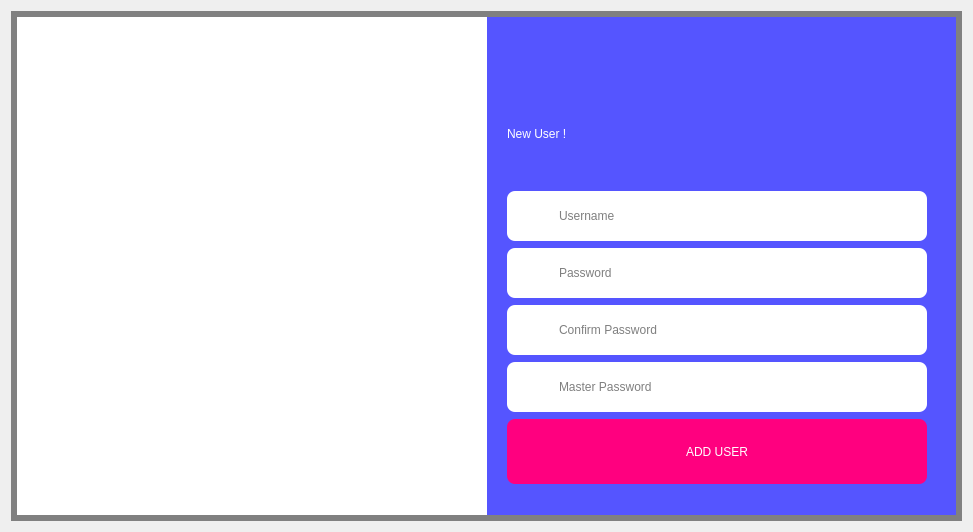
<?xml version="1.0" encoding="UTF-8"?>
<ui version="4.0">
 <class>Dialog</class>
 <widget class="QDialog" name="Dialog">
  <property name="geometry">
   <rect>
    <x>0</x>
    <y>0</y>
    <width>973</width>
    <height>532</height>
   </rect>
  </property>
  <property name="windowTitle">
   <string>Dialog</string>
  </property>
  <layout class="QHBoxLayout" name="horizontalLayout">
   <item>
    <widget class="QFrame" name="frame">
     <property name="minimumSize">
      <size>
       <width>400</width>
       <height>400</height>
      </size>
     </property>
     <property name="maximumSize">
      <size>
       <width>1677215</width>
       <height>1667215</height>
      </size>
     </property>
     <property name="styleSheet">
      <string notr="true">QFrame{background-color: rgb(85, 85, 255);
border:6px solid grey;}</string>
     </property>
     <property name="frameShape">
      <enum>QFrame::NoFrame</enum>
     </property>
     <property name="frameShadow">
      <enum>QFrame::Raised</enum>
     </property>
     <layout class="QGridLayout" name="gridLayout_2">
      <property name="leftMargin">
       <number>0</number>
      </property>
      <property name="topMargin">
       <number>0</number>
      </property>
      <property name="rightMargin">
       <number>0</number>
      </property>
      <property name="bottomMargin">
       <number>0</number>
      </property>
      <property name="horizontalSpacing">
       <number>0</number>
      </property>
      <item row="0" column="0">
       <widget class="QFrame" name="frame_2">
        <property name="styleSheet">
         <string notr="true">background-color: rgb(255, 255, 255);
border:none;</string>
        </property>
        <property name="frameShape">
         <enum>QFrame::StyledPanel</enum>
        </property>
        <property name="frameShadow">
         <enum>QFrame::Raised</enum>
        </property>
        <layout class="QGridLayout" name="gridLayout_3">
         <property name="rightMargin">
          <number>0</number>
         </property>
         <item row="0" column="0">
          <widget class="QLabel" name="label">
           <property name="focusPolicy">
            <enum>Qt::NoFocus</enum>
           </property>
           <property name="styleSheet">
            <string notr="true">QFrame{
border:none;
padding:10px;
}</string>
           </property>
           <property name="text">
            <string/>
           </property>
           <property name="pixmap">
            <pixmap>Team meeting_Monochromatic.png</pixmap>
           </property>
           <property name="scaledContents">
            <bool>true</bool>
           </property>
          </widget>
         </item>
        </layout>
       </widget>
      </item>
      <item row="0" column="1">
       <widget class="QFrame" name="frame_8">
        <property name="styleSheet">
         <string notr="true">QFrame{background-color: none;
padding:20px;
padding-bottom:20px;
border:none;}</string>
        </property>
        <property name="frameShape">
         <enum>QFrame::NoFrame</enum>
        </property>
        <property name="frameShadow">
         <enum>QFrame::Raised</enum>
        </property>
        <layout class="QGridLayout" name="gridLayout_4" rowminimumheight="0,0,0,0,0,1,1,1,1,1">
         <property name="leftMargin">
          <number>0</number>
         </property>
         <property name="horizontalSpacing">
          <number>0</number>
         </property>
         <item row="7" column="0">
          <widget class="QPushButton" name="pushButton_5">
           <property name="minimumSize">
            <size>
             <width>50</width>
             <height>50</height>
            </size>
           </property>
           <property name="focusPolicy">
            <enum>Qt::NoFocus</enum>
           </property>
           <property name="styleSheet">
            <string notr="true">border:none;
border-radius:8px;
border-top-right-radius:0px;
border-bottom-right-radius:0px;
background-color: rgb(255, 255, 255);
</string>
           </property>
           <property name="text">
            <string/>
           </property>
          </widget>
         </item>
         <item row="6" column="1" colspan="3">
          <widget class="QLineEdit" name="lineEdit_5">
           <property name="minimumSize">
            <size>
             <width>0</width>
             <height>50</height>
            </size>
           </property>
           <property name="autoFillBackground">
            <bool>false</bool>
           </property>
           <property name="styleSheet">
            <string notr="true">font: 12pt &quot;Arial Unicode MS&quot;;
border-radius:8px;
border-top-left-radius:0px;
border-bottom-left-radius:0px;
background-color: rgb(255, 255, 255);

</string>
           </property>
           <property name="echoMode">
            <enum>QLineEdit::Password</enum>
           </property>
           <property name="alignment">
            <set>Qt::AlignLeading|Qt::AlignLeft|Qt::AlignVCenter</set>
           </property>
           <property name="placeholderText">
            <string>Password</string>
           </property>
           <property name="clearButtonEnabled">
            <bool>true</bool>
           </property>
          </widget>
         </item>
         <item row="6" column="0">
          <widget class="QPushButton" name="pushButton_6">
           <property name="minimumSize">
            <size>
             <width>50</width>
             <height>50</height>
            </size>
           </property>
           <property name="focusPolicy">
            <enum>Qt::NoFocus</enum>
           </property>
           <property name="styleSheet">
            <string notr="true">border:none;
margin-bottom:0px;
border-radius:8px;
border-top-right-radius:0px;
border-bottom-right-radius:0px;
background-color: rgb(255, 255, 255);
</string>
           </property>
           <property name="text">
            <string/>
           </property>
          </widget>
         </item>
         <item row="5" column="0">
          <widget class="QPushButton" name="pushButton_4">
           <property name="minimumSize">
            <size>
             <width>50</width>
             <height>50</height>
            </size>
           </property>
           <property name="focusPolicy">
            <enum>Qt::NoFocus</enum>
           </property>
           <property name="styleSheet">
            <string notr="true">border:none;
border-radius:8px;
border-top-right-radius:0px;
border-bottom-right-radius:0px;
background-color: rgb(255, 255, 255);
</string>
           </property>
           <property name="text">
            <string/>
           </property>
          </widget>
         </item>
         <item row="0" column="2">
          <widget class="QPushButton" name="pushButton_9">
           <property name="minimumSize">
            <size>
             <width>35</width>
             <height>30</height>
            </size>
           </property>
           <property name="maximumSize">
            <size>
             <width>30</width>
             <height>16777215</height>
            </size>
           </property>
           <property name="styleSheet">
            <string notr="true">

QPushButton:hover{

	color: rgb(255, 255, 255);
}
QPushButton{

font: 87 14pt &quot;Arial Black&quot;;

color: rgb(255, 255, 255);
border-radius:0px;
background:none;
margin-right:5px;


}</string>
           </property>
           <property name="text">
            <string/>
           </property>
           <property name="icon">
            <iconset>
             <normaloff>../contra_new/Icons/minimizeicon.png</normaloff>../contra_new/Icons/minimizeicon.png</iconset>
           </property>
           <property name="iconSize">
            <size>
             <width>42</width>
             <height>42</height>
            </size>
           </property>
          </widget>
         </item>
         <item row="5" column="1" colspan="3">
          <widget class="QLineEdit" name="lineEdit">
           <property name="minimumSize">
            <size>
             <width>0</width>
             <height>50</height>
            </size>
           </property>
           <property name="autoFillBackground">
            <bool>false</bool>
           </property>
           <property name="styleSheet">
            <string notr="true">font: 12pt &quot;Arial Unicode MS&quot;;
border:none;
border-radius:8px;
border-top-left-radius:0px;
border-bottom-left-radius:0px;
background-color: rgb(255, 255, 255);

</string>
           </property>
           <property name="alignment">
            <set>Qt::AlignLeading|Qt::AlignLeft|Qt::AlignVCenter</set>
           </property>
           <property name="placeholderText">
            <string>Username</string>
           </property>
           <property name="clearButtonEnabled">
            <bool>true</bool>
           </property>
          </widget>
         </item>
         <item row="3" column="0" colspan="4">
          <widget class="QLabel" name="label_2">
           <property name="minimumSize">
            <size>
             <width>0</width>
             <height>100</height>
            </size>
           </property>
           <property name="maximumSize">
            <size>
             <width>16777215</width>
             <height>100</height>
            </size>
           </property>
           <property name="styleSheet">
            <string notr="true">font: 87 24pt &quot;Arial Black&quot;;
color: rgb(255, 255, 255);
padding:0;
border:none;
background:none;
</string>
           </property>
           <property name="text">
            <string>New User !</string>
           </property>
          </widget>
         </item>
         <item row="8" column="0">
          <widget class="QPushButton" name="pushButton_7">
           <property name="minimumSize">
            <size>
             <width>50</width>
             <height>50</height>
            </size>
           </property>
           <property name="maximumSize">
            <size>
             <width>50</width>
             <height>16777215</height>
            </size>
           </property>
           <property name="focusPolicy">
            <enum>Qt::NoFocus</enum>
           </property>
           <property name="styleSheet">
            <string notr="true">border:none;
border-radius:8px;
border-top-right-radius:0px;
border-bottom-right-radius:0px;
background-color: rgb(255, 255, 255);
</string>
           </property>
           <property name="text">
            <string/>
           </property>
          </widget>
         </item>
         <item row="7" column="1" colspan="3">
          <widget class="QLineEdit" name="lineEdit_2">
           <property name="minimumSize">
            <size>
             <width>0</width>
             <height>50</height>
            </size>
           </property>
           <property name="autoFillBackground">
            <bool>false</bool>
           </property>
           <property name="styleSheet">
            <string notr="true">font: 12pt &quot;Arial Unicode MS&quot;;
border-radius:8px;
border-top-left-radius:0px;
border-bottom-left-radius:0px;
background-color: rgb(255, 255, 255);

</string>
           </property>
           <property name="echoMode">
            <enum>QLineEdit::Password</enum>
           </property>
           <property name="alignment">
            <set>Qt::AlignLeading|Qt::AlignLeft|Qt::AlignVCenter</set>
           </property>
           <property name="placeholderText">
            <string>Confirm Password</string>
           </property>
           <property name="clearButtonEnabled">
            <bool>true</bool>
           </property>
          </widget>
         </item>
         <item row="0" column="3">
          <widget class="QPushButton" name="pushButton_8">
           <property name="minimumSize">
            <size>
             <width>30</width>
             <height>30</height>
            </size>
           </property>
           <property name="maximumSize">
            <size>
             <width>30</width>
             <height>16777215</height>
            </size>
           </property>
           <property name="styleSheet">
            <string notr="true">

QPushButton:hover{

	color: rgb(255, 255, 255);
}
QPushButton{

font: 87 14pt &quot;Arial Black&quot;;

color: rgb(255, 255, 255);
border-radius:0px;
background:none;


}</string>
           </property>
           <property name="text">
            <string/>
           </property>
           <property name="icon">
            <iconset>
             <normaloff>../contra_new/Icons/closeicon.png</normaloff>../contra_new/Icons/closeicon.png</iconset>
           </property>
           <property name="iconSize">
            <size>
             <width>36</width>
             <height>36</height>
            </size>
           </property>
          </widget>
         </item>
         <item row="8" column="1" colspan="3">
          <widget class="QLineEdit" name="lineEdit_3">
           <property name="minimumSize">
            <size>
             <width>0</width>
             <height>50</height>
            </size>
           </property>
           <property name="autoFillBackground">
            <bool>false</bool>
           </property>
           <property name="styleSheet">
            <string notr="true">font: 12pt &quot;Arial Unicode MS&quot;;
border-radius:8px;
border-top-left-radius:0px;
border-bottom-left-radius:0px;
background-color: rgb(255, 255, 255);

</string>
           </property>
           <property name="echoMode">
            <enum>QLineEdit::Password</enum>
           </property>
           <property name="alignment">
            <set>Qt::AlignLeading|Qt::AlignLeft|Qt::AlignVCenter</set>
           </property>
           <property name="placeholderText">
            <string>Master Password</string>
           </property>
           <property name="clearButtonEnabled">
            <bool>true</bool>
           </property>
          </widget>
         </item>
         <item row="9" column="0" colspan="4">
          <widget class="QPushButton" name="pushButton_3">
           <property name="sizePolicy">
            <sizepolicy hsizetype="Expanding" vsizetype="Fixed">
             <horstretch>0</horstretch>
             <verstretch>0</verstretch>
            </sizepolicy>
           </property>
           <property name="minimumSize">
            <size>
             <width>150</width>
             <height>65</height>
            </size>
           </property>
           <property name="maximumSize">
            <size>
             <width>16777215</width>
             <height>16777215</height>
            </size>
           </property>
           <property name="styleSheet">
            <string notr="true">QPushButton{background-color: rgb(85, 170, 255);
	
	background-color: rgb(255, 0, 127);
border-radius:8px;

padding:0px;

font: 87 10pt &quot;Arial Black&quot;;
	color: rgb(255, 255, 255);
border-radius5px;}
QPushButton:hover{
	
	background-color: rgb(85, 170, 255);
}</string>
           </property>
           <property name="text">
            <string>ADD USER</string>
           </property>
          </widget>
         </item>
        </layout>
       </widget>
      </item>
     </layout>
    </widget>
   </item>
  </layout>
 </widget>
 <tabstops>
  <tabstop>lineEdit</tabstop>
  <tabstop>lineEdit_5</tabstop>
  <tabstop>lineEdit_2</tabstop>
  <tabstop>lineEdit_3</tabstop>
  <tabstop>pushButton_3</tabstop>
  <tabstop>pushButton_8</tabstop>
  <tabstop>pushButton_7</tabstop>
  <tabstop>pushButton_6</tabstop>
  <tabstop>pushButton_5</tabstop>
  <tabstop>pushButton_4</tabstop>
  <tabstop>pushButton_9</tabstop>
 </tabstops>
 <resources>
  <include location="../FINACKO/resources.qrc"/>
 </resources>
 <connections/>
</ui>
